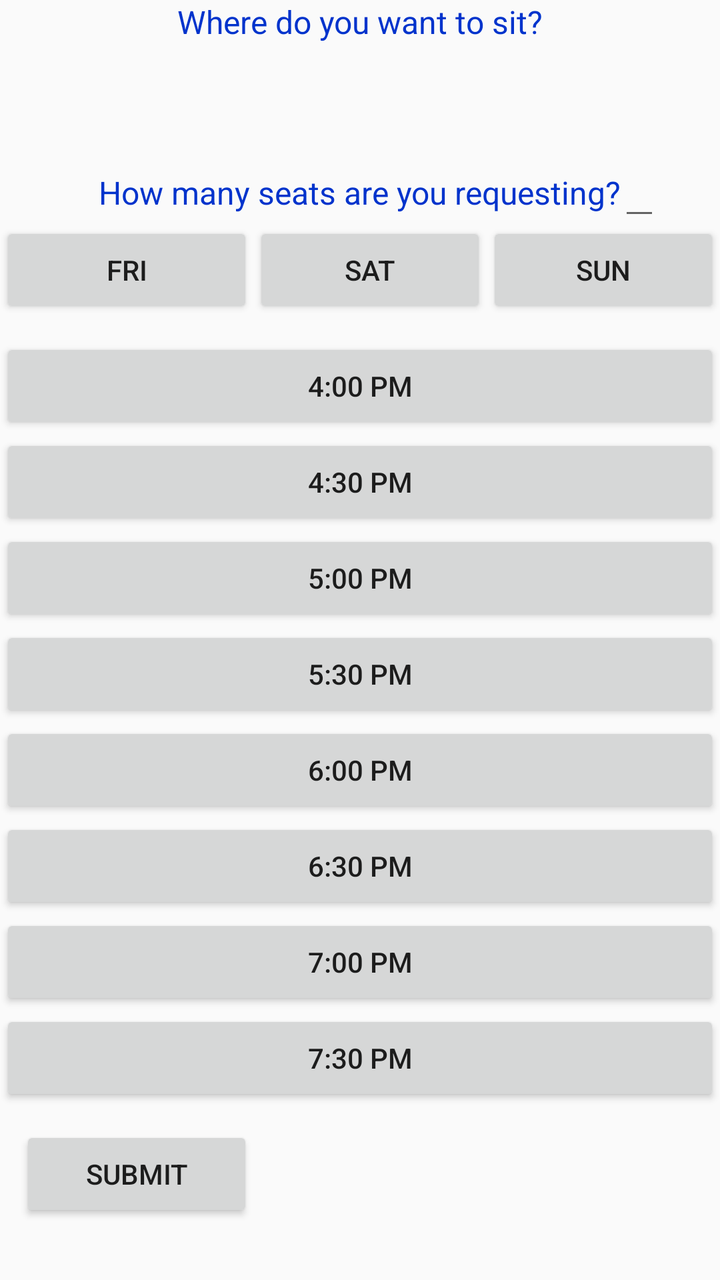
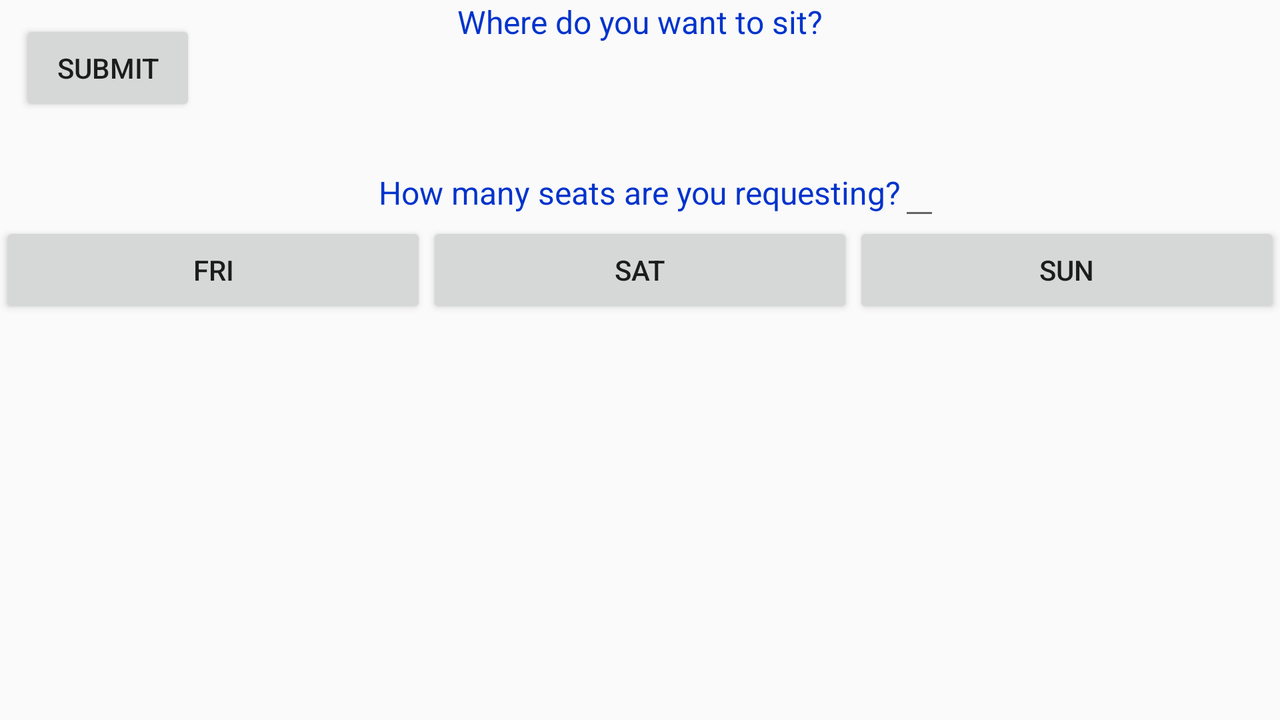

Compare how this app lays out the same screen by default and in its alternative resource folder. The renders come first, then the two layout files and the values they reference.
<!-- AndroidManifest.xml: application theme AppTheme -->
<!-- res/layout/fragment_select_time.xml -->
<?xml version="1.0" encoding="utf-8"?>
<androidx.constraintlayout.widget.ConstraintLayout xmlns:android="http://schemas.android.com/apk/res/android"
    xmlns:tools="http://schemas.android.com/tools"
    android:layout_width="match_parent"
    android:layout_height="match_parent"
    xmlns:app="http://schemas.android.com/apk/res-auto"
    tools:context=".SelectTimeFragment">

    <RelativeLayout
        android:layout_width="match_parent"
        android:layout_height="match_parent">
        <TextView
            android:id="@+id/textView"
            android:layout_width="wrap_content"
            android:layout_height="wrap_content"
            android:text="Where do you want to sit?"
            style="@style/WaiterText"
            android:textSize="16sp"
            android:layout_centerHorizontal="true" />

        <ImageView
            android:id="@+id/imageView"
            android:layout_width="100dp"
            android:layout_height="100dp"
            android:layout_centerHorizontal="true"
            app:srcCompat="@drawable/waiter" />
        <TextView
            android:id="@+id/textView2"
            android:layout_width="wrap_content"
            android:layout_height="wrap_content"
            android:text="How many seats are you requesting?"
            android:layout_below="@id/imageView"
            style="@style/WaiterText"
            android:textSize="16sp"
            android:layout_marginTop="-15dp"
            android:layout_centerHorizontal="true"/>


        <EditText
            android:id="@+id/editText"
            style="@style/WaiterText"
            android:layout_width="wrap_content"
            android:layout_height="wrap_content"
            android:layout_below="@id/textView2"
            android:layout_alignBaseline="@id/textView2"
            android:layout_alignEnd="@id/textView2"
            android:layout_marginEnd="-20dp"
            android:autofillHints="Num"
            android:inputType="number"
            android:paddingEnd="10dp"
            android:paddingStart="10dp" />

        <GridLayout
                android:id="@+id/time_grid"
                android:layout_width="match_parent"
                android:layout_height="wrap_content"
                android:columnCount="3"
                android:layout_alignTop="@id/editText"
                android:layout_marginTop="40dp">

                <Button
                    android:id="@+id/fri_button"
                    android:text="FRI"
                    android:layout_columnWeight="1"/>
                <Button
                    android:id="@+id/sat_button"
                    android:text="SAT"
                    android:layout_columnWeight="1"/>
                <Button
                    android:id="@+id/sun_button"
                    android:text="SUN"
                    android:layout_columnWeight="1"/>

                <Button
                    android:id="@+id/time1"
                    android:text="4:00 PM"
                    android:layout_columnWeight="1"
                    android:layout_columnSpan="3"
                    android:layout_marginTop="10dp"/>
                <Button
                    android:id="@+id/time2"
                    android:text="4:30 PM"
                    android:layout_columnWeight="1"
                    android:layout_columnSpan="3"/>
                <Button
                    android:id="@+id/time3"
                    android:text="5:00 PM"
                    android:layout_columnWeight="1"
                    android:layout_columnSpan="3"/>
                <Button
                    android:id="@+id/time4"
                    android:text="5:30 PM"
                    android:layout_columnWeight="1"
                    android:layout_columnSpan="3"/>
                <Button
                    android:id="@+id/time5"
                    android:text="6:00 PM"
                    android:layout_columnWeight="1"
                    android:layout_columnSpan="3"/>
                <Button
                    android:id="@+id/time6"
                    android:text="6:30 PM"
                    android:layout_columnWeight="1"
                    android:layout_columnSpan="3"/>
                <Button
                    android:id="@+id/time7"
                    android:text="7:00 PM"
                    android:layout_columnWeight="1"
                    android:layout_columnSpan="3"/>
                <Button
                    android:id="@+id/time8"
                    android:text="7:30 PM"
                    android:layout_columnWeight="1"
                    android:layout_columnSpan="3"/>

                <Button
                    android:id="@+id/button"
                    android:layout_width="wrap_content"
                    android:layout_height="wrap_content"
                    android:onClick="submitButton"
                    android:text="Submit"
                    android:layout_columnWeight="1"
                    android:layout_marginTop="10dp"
                    android:layout_marginLeft="10dp"
                    android:elevation="4dp"/>
            </GridLayout>
        </RelativeLayout>
</androidx.constraintlayout.widget.ConstraintLayout>
<!-- resources referenced by this layout -->
<resources>
  <style name="WaiterText">
          <item name="android:textSize">20sp</item>
          <item name="android:textColor">#0033cc</item>
      </style>
  <style name="AppTheme" parent="Theme.AppCompat.Light.DarkActionBar">
          
          <item name="colorPrimary">@color/colorPrimary</item>
          <item name="colorPrimaryDark">@color/colorPrimaryDark</item>
          <item name="colorAccent">@color/colorAccent</item>
      </style>
</resources>
<!-- res/layout-land/fragment_select_time.xml (the repository's variant of the layout above) -->
<!-- drawn on the phone turned sideways -->
<?xml version="1.0" encoding="utf-8"?>
<androidx.constraintlayout.widget.ConstraintLayout xmlns:android="http://schemas.android.com/apk/res/android"
    xmlns:tools="http://schemas.android.com/tools"
    android:layout_width="match_parent"
    android:layout_height="match_parent"
    xmlns:app="http://schemas.android.com/apk/res-auto"
    tools:context=".SelectTimeFragment">

    <RelativeLayout
        android:layout_width="match_parent"
        android:layout_height="match_parent">
        <TextView
            android:id="@+id/textView"
            android:layout_width="wrap_content"
            android:layout_height="wrap_content"
            android:text="Where do you want to sit?"
            style="@style/WaiterText"
            android:textSize="16sp"
            android:layout_centerHorizontal="true" />

        <ImageView
            android:id="@+id/imageView"
            android:layout_width="100dp"
            android:layout_height="100dp"
            android:layout_centerHorizontal="true"
            app:srcCompat="@drawable/waiter" />
        <TextView
            android:id="@+id/textView2"
            android:layout_width="wrap_content"
            android:layout_height="wrap_content"
            android:text="How many seats are you requesting?"
            android:layout_below="@id/imageView"
            style="@style/WaiterText"
            android:textSize="16sp"
            android:layout_marginTop="-15dp"
            android:layout_centerHorizontal="true"/>


        <EditText
            android:id="@+id/editText"
            style="@style/WaiterText"
            android:layout_width="wrap_content"
            android:layout_height="wrap_content"
            android:layout_below="@id/textView2"
            android:layout_alignBaseline="@id/textView2"
            android:layout_alignEnd="@id/textView2"
            android:layout_marginEnd="-20dp"
            android:autofillHints="Num"
            android:inputType="number"
            android:paddingEnd="10dp"
            android:paddingStart="10dp" />

        <GridLayout
            android:id="@+id/time_grid"
            android:layout_width="match_parent"
            android:layout_height="wrap_content"
            android:columnCount="3"
            android:layout_alignTop="@id/editText"
            android:layout_marginTop="40dp">

            <Button
                android:id="@+id/fri_button"
                android:text="FRI"
                android:layout_columnWeight="1"/>
            <Button
                android:id="@+id/sat_button"
                android:text="SAT"
                android:layout_columnWeight="1"/>
            <Button
                android:id="@+id/sun_button"
                android:text="SUN"
                android:layout_columnWeight="1"/>
        </GridLayout>

        <androidx.recyclerview.widget.RecyclerView
            android:id="@+id/time_slot_scroller"
            android:layout_width="match_parent"
            android:layout_height="match_parent"
            tools:listitem="@layout/list_time_slot"
            android:layout_marginTop="10dp"
            android:layout_below="@id/time_grid"
            app:layoutManager="androidx.recyclerview.widget.LinearLayoutManager" />










































                <Button
                    android:id="@+id/button"
                    android:layout_width="wrap_content"
                    android:layout_height="wrap_content"
                    android:onClick="submitButton"
                    android:text="Submit"
                    android:layout_columnWeight="1"
                    android:layout_marginTop="10dp"
                    android:layout_marginStart="10dp"
                    android:elevation="4dp"/>


        </RelativeLayout>
</androidx.constraintlayout.widget.ConstraintLayout>
<!-- res/layout/list_time_slot.xml (included above) -->
<?xml version="1.0" encoding="utf-8"?>
<LinearLayout
    xmlns:android="http://schemas.android.com/apk/res/android"
    xmlns:tools="http://schemas.android.com/tools"
    android:orientation="horizontal"
    android:layout_width="wrap_content"
    android:layout_height="match_parent">

    <TextView
        android:id="@+id/time_slot"
        android:layout_width="match_parent"
        android:layout_height="wrap_content"
        tools:text="time">
    </TextView>

</LinearLayout>
